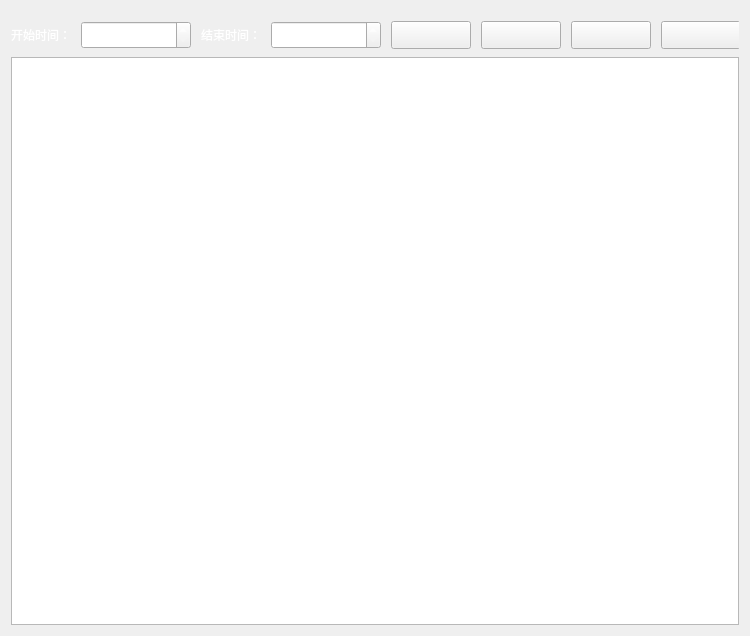
<?xml version="1.0" encoding="UTF-8"?>
<ui version="4.0">
 <class>BakManager</class>
 <widget class="QWidget" name="BakManager">
  <property name="geometry">
   <rect>
    <x>0</x>
    <y>0</y>
    <width>750</width>
    <height>636</height>
   </rect>
  </property>
  <property name="windowTitle">
   <string>Form</string>
  </property>
  <layout class="QVBoxLayout" name="verticalLayout">
   <item>
    <widget class="QWidget" name="widget_8" native="true">
     <property name="minimumSize">
      <size>
       <width>0</width>
       <height>40</height>
      </size>
     </property>
     <property name="maximumSize">
      <size>
       <width>16777215</width>
       <height>40</height>
      </size>
     </property>
     <widget class="QPushButton" name="bak_del_btn">
      <property name="geometry">
       <rect>
        <x>560</x>
        <y>10</y>
        <width>80</width>
        <height>28</height>
       </rect>
      </property>
      <property name="text">
       <string/>
      </property>
     </widget>
     <widget class="QPushButton" name="bak_export_btn">
      <property name="geometry">
       <rect>
        <x>650</x>
        <y>10</y>
        <width>80</width>
        <height>28</height>
       </rect>
      </property>
      <property name="text">
       <string/>
      </property>
     </widget>
     <widget class="QPushButton" name="bak_add_btn">
      <property name="geometry">
       <rect>
        <x>470</x>
        <y>10</y>
        <width>80</width>
        <height>28</height>
       </rect>
      </property>
      <property name="text">
       <string/>
      </property>
     </widget>
     <widget class="QDateEdit" name="bak_enddateEdit">
      <property name="geometry">
       <rect>
        <x>260</x>
        <y>10</y>
        <width>110</width>
        <height>28</height>
       </rect>
      </property>
      <property name="styleSheet">
       <string notr="true">color: rgb(255, 255, 255);</string>
      </property>
     </widget>
     <widget class="QLabel" name="label_6">
      <property name="geometry">
       <rect>
        <x>190</x>
        <y>10</y>
        <width>60</width>
        <height>28</height>
       </rect>
      </property>
      <property name="styleSheet">
       <string notr="true">color: rgb(255, 255, 255);</string>
      </property>
      <property name="text">
       <string>结束时间：</string>
      </property>
     </widget>
     <widget class="QLabel" name="label_7">
      <property name="geometry">
       <rect>
        <x>0</x>
        <y>10</y>
        <width>60</width>
        <height>28</height>
       </rect>
      </property>
      <property name="styleSheet">
       <string notr="true">color: rgb(255, 255, 255);</string>
      </property>
      <property name="text">
       <string>开始时间：</string>
      </property>
     </widget>
     <widget class="QDateEdit" name="bak_startdateEdit">
      <property name="geometry">
       <rect>
        <x>70</x>
        <y>10</y>
        <width>110</width>
        <height>28</height>
       </rect>
      </property>
      <property name="styleSheet">
       <string notr="true">color: rgb(255, 255, 255);</string>
      </property>
     </widget>
     <widget class="QPushButton" name="bak_search_btn">
      <property name="geometry">
       <rect>
        <x>380</x>
        <y>10</y>
        <width>80</width>
        <height>28</height>
       </rect>
      </property>
      <property name="text">
       <string/>
      </property>
     </widget>
    </widget>
   </item>
   <item>
    <widget class="QTableView" name="bak_tableView"/>
   </item>
  </layout>
 </widget>
 <resources/>
 <connections/>
</ui>
